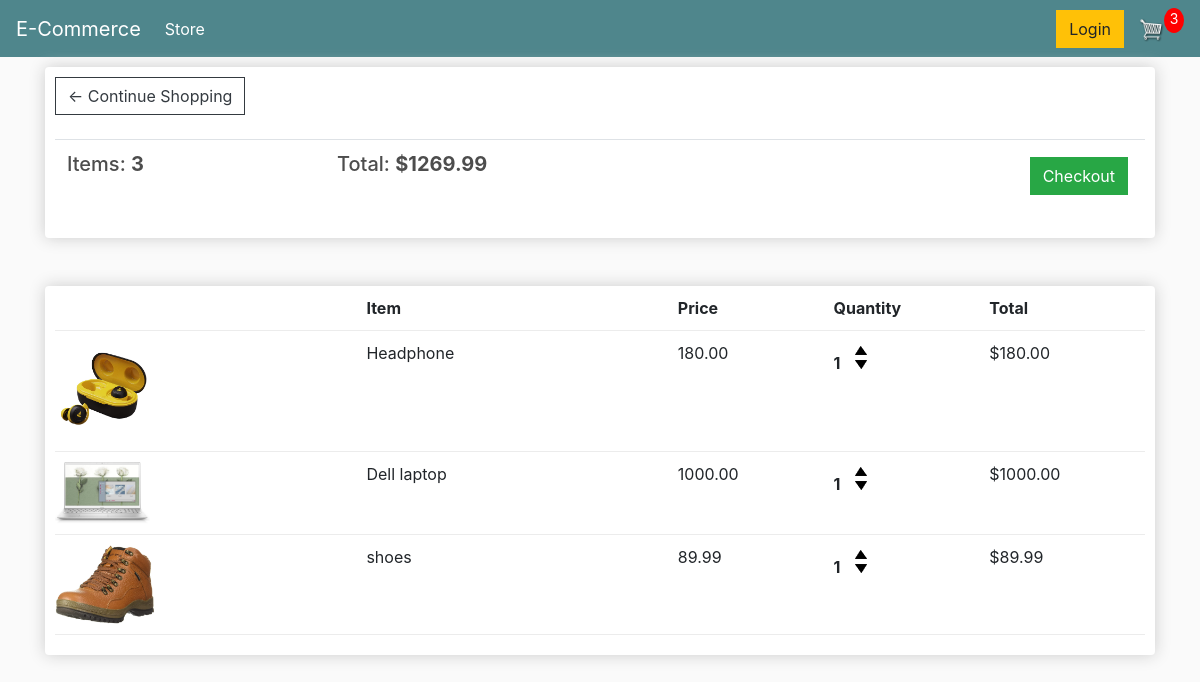
The page /cart/ (signed in) on the database as committed earlier.
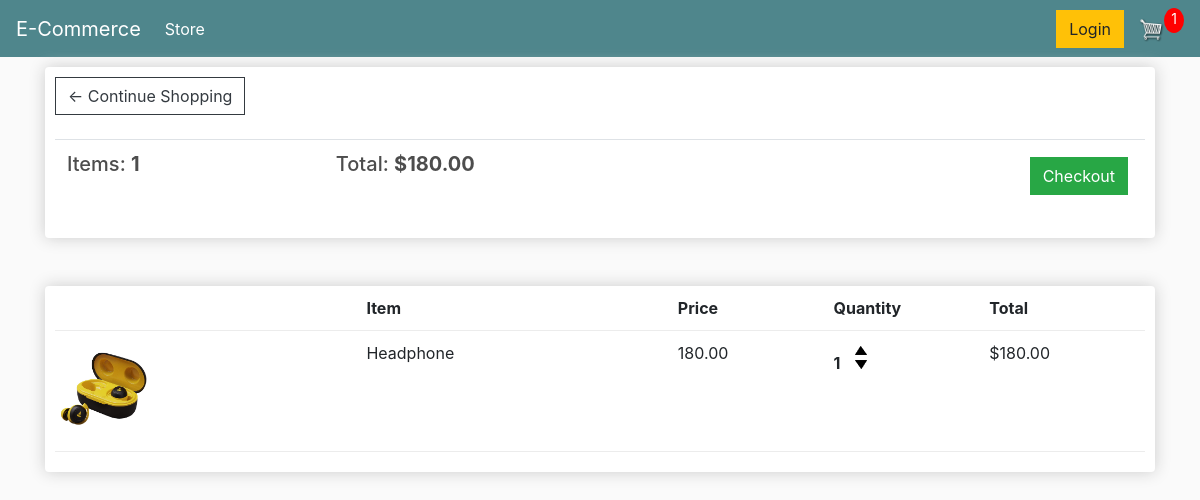
The same page on the database as committed later.
### store/models.py (models this page shows, shortened)
class Order(models.Model):
    customer = models.ForeignKey(Customer, on_delete=models.SET_NULL, null=True)
    date_orderd = models.DateTimeField(auto_now_add=True)
    complete = models.BooleanField(default=False, null=True, blank=True)
    transaction_id = models.CharField(max_length=200, null=True)
    @property
    def get_cart_total(self):
        orderitems = self.orderitem_set.all()   # what is used of this method
        total = sum([item.get_total for item in orderitems])  # summing total item here
        return total
    @property
    def get_cart_items(self):
        orderitems = self.orderitem_set.all()
        total = sum([item.quantity for item in orderitems])  # summing total item here
        return total

class OrderItem(models.Model):
    product = models.ForeignKey(Product, on_delete=models.SET_NULL, null=True, blank=True)
    order = models.ForeignKey(Order, on_delete=models.SET_NULL, null=True, blank=True)
    quantity = models.IntegerField(default=0, null=True, blank=True)
    data_added = models.DateTimeField(auto_now_add=True)
    @property
    def get_total(self):
        total = self.product.price * self.quantity
        return total

class Product(models.Model):
    name = models.CharField(max_length=200, null=True)
    price = models.DecimalField(max_digits=7,decimal_places=2)
    digital = models.BooleanField(default=False, null=True, blank=True)
    image = models.ImageField(upload_to="product_images/", blank=True, null=True)
    @property
    def imageURL(self):
        try:
            url = self.image.url
        except:
            url = ''
        return url

### store/views.py (the view)
# urls.py: path('cart/', views.cart, name="cart"),
def cart(request):
    data = cartData(request)
    cartItems = data['cartItems']
    order = data['order']
    items = data['items']
    context = {"items": items, "order": order,"cartItems":cartItems}
    return render(request, "store/cart.html", context)

### store/utils.py (called while the page is built)
def cartData(request):
    if request.user.is_authenticated:
        customer = request.user.customer
        order, created = Order.objects.get_or_create(customer=customer, complete=False)
        cartItems = order.get_cart_items
        items = order.orderitem_set.all()  # find out which method it is ?
    else:
        cookieData = cookieCart(request)
        order = cookieData['order']
        cartItems = cookieData['cartItems']
        items = cookieData['items']
    return {'order':order,'cartItems':cartItems,'items':items}

### templates/store/cart.html
{% extends 'main.html' %}
{% block content %}
    {% load static %}
    <div class="row">
      <div class="col-lg-12">
          <div class="box-element">
             <a class="btn btn-outline-dark" href="{% url 'store' %}">&#8592; Continue Shopping</a>
              <br><br>
              <table class="table">
                  <tr>
                      <th><h5>Items: <strong>{{ order.get_cart_items }}</strong></h5></th>
                      <th><h5>Total: <strong>${{ order.get_cart_total|floatformat:2 }}</strong></h5></th>
                      <th>
                          <a style="float: right; margin: 5px" class="btn btn-success" href="{% url 'checkout' %}">Checkout</a>
                      </th>
                  </tr>
              </table>
          </div>
           <br><br>
          <div class="box-element">
              <div class="cart-row">
                   <div style="flex: 2"></div>
                   <div style="flex: 2"><strong>Item</strong></div>
                   <div style="flex: 1"><strong>Price</strong></div>
                   <div style="flex: 1"><strong>Quantity</strong></div>
                   <div style="flex: 1"><strong>Total</strong></div>
              </div>
               {% for item in items %}
                   <div class="cart-row">
                       <div style="flex: 2"><img class="row-image" src="{{ item.product.imageURL }}"></div>
                       <div style="flex: 2">{{ item.product.name }}</div>
                       <div style="flex: 1">{{ item.product.price|floatformat:2 }}</div>
                       <div style="flex: 1">
                           <p class="quantity">{{ item.quantity }}</p>
                            <div class="quantity">
                               <img data-product="{{item.product.id}}" data-action="add"  class="chg-quantity update-cart" src="{% static 'images/arrow-up.png' %}">
                               <img data-product="{{item.product.id}}" data-action="remove" class="chg-quantity update-cart" src="{% static 'images/arrow-down.png' %}">
                            </div>
                       </div>
                       <div style="flex: 1">${{ item.get_total }}</div>
                   </div>
               {% endfor %}
          </div>
      </div>
    </div>
{% endblock %}

### templates/main.html (shortened to what this page needs)
<!doctype html>
<html lang="en">
{% load static %}
  <head>
    <link rel="stylesheet" href="https://cdn.jsdelivr.net/npm/bootstrap@4.5.3/dist/css/bootstrap.min.css">
      <link rel="stylesheet" type="text/css" href="{% static 'css/main.css' %}">
  </head>
  <body>
          <nav class="navbar navbar-expand-lg navbar-dark bg-dark">
              <a class="navbar-brand" href="{% url 'store' %}">E-Commerce</a>
              <div class="collapse navbar-collapse" id="navbarSupportedContent">
                <ul class="navbar-nav mr-auto">
                  <li class="nav-item active">
                    <a class="nav-link" href="{% url 'store' %}">Store <span class="sr-only">(current)</span></a>
                  </li>
                </ul>
                <div class="form-inline my-2 my-lg-0">
                    <a href="#"class="btn btn-warning">Login</a>
                    <a href="{% url 'cart' %}">
                        <img  id="cart-icon" src="{% static 'images/cart.png' %}">
                    </a>
                    <p id="cart-total">{{cartItems}}</p>
                </div>
              </div>
          </nav>
       <div class="container">
           {% block content %}
           {% endblock %}
      </div>
  </body>
</html>

### store/static/css/main.css (style rules this page uses)
body { background-color: hsl(0, 0%, 98%); }
h1,h2,h3,h4,h5,h6 { color:hsl(0, 0%, 30%); }
.box-element { box-shadow:hsl(0, 0%, 80%) 0 0 16px; background-color: #ffffff; border-radius: 4px; padding: 10px; }
.bg-dark { background-color: #4f868c!important; }
#cart-icon { width:25px; display: inline-block; margin-left: 15px; }
#cart-total { display: block; text-align: center; color:#fff; background-color: red; width: 20px; height: 25px; border-radius: 50%; font-size: 14px; }
.col-lg-4, .col-lg-6, .col-lg-8, .col-lg-12 { margin-top: 10px; }
.btn { border-radius: 0; }
.row-image { width: 100px; }
.cart-row { display: flex; align-items: flex-stretch; padding-bottom: 10px; margin-bottom: 10px; border-bottom: 1px solid #ececec; }
.quantity { display: inline-block; font-weight: 700; padding-right:10px; }
.chg-quantity { width: 12px; cursor: pointer; display: block; margin-top: 5px; transition:.1s; }

Rows that differ between the two databases and show on the page:
removed Order: get_cart_items "3", get_cart_total "1269.99"
removed OrderItem: product.imageURL (picture), product.name "Dell laptop", product.price "1000.00", quantity "1", get_total "1000.00"
removed OrderItem: product.imageURL (picture), product.name "shoes", product.price "89.99", quantity "1", get_total "89.99"
added Order: get_cart_items "1", get_cart_total "180.00"
Other text that changed with them:
{{ cartItems }}: "3" → "1"
